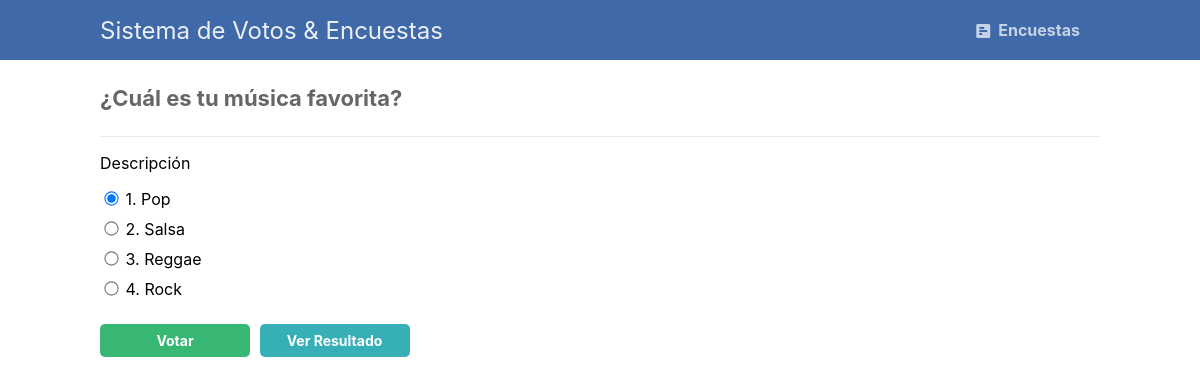
/vote.php?id=2, run on the app's committed database.
### tables this page shows
CREATE TABLE `polls` (
  `id` int(11) NOT NULL,
  `title` text NOT NULL,
  `desc` text NOT NULL
);

CREATE TABLE `poll_answers` (
  `id` int(11) NOT NULL,
  `poll_id` int(11) NOT NULL,
  `title` text NOT NULL,
  `votes` int(11) NOT NULL DEFAULT 0
);

### vote.php (the view, shortened to what this page needs)
<?php
include 'functions.php';
$pdo = pdo_connect_mysql();
if (isset($_GET['id'])) {
    $stmt = $pdo->prepare('SELECT * FROM polls WHERE id = ?');
    $stmt->execute([$_GET['id']]);
    $poll = $stmt->fetch(PDO::FETCH_ASSOC);
    if ($poll) {
        $stmt = $pdo->prepare('SELECT * FROM poll_answers WHERE poll_id = ?');
        $stmt->execute([$_GET['id']]);
        $poll_answers = $stmt->fetchAll(PDO::FETCH_ASSOC);
    } else {
        die ('Poll with that ID does not exist.');
    }
} else {
    die ('No poll ID specified.');
}
?>
<?=template_header('Poll Vote')?>
<div class="content poll-vote">
	<h2><?=$poll['title']?></h2>
	<p><?=$poll['desc']?></p>
    <form action="vote.php?id=<?=$_GET['id']?>" method="post">
        <?php for ($i = 0; $i < count($poll_answers); $i++): ?>
        <label>
            <input type="radio" name="poll_answer" value="<?=$poll_answers[$i]['id']?>"<?=$i == 0 ? ' checked' : ''?>>
            <?=$poll_answers[$i]['title']?>
        </label>
        <?php endfor; ?>
        <div>
            <input type="submit" value="Votar">
            <a href="result.php?id=<?=$poll['id']?>">Ver Resultado</a>
        </div>
    </form>
</div>
<?=template_footer()?>

### style.css (style rules this page uses)
* { box-sizing: border-box; font-family: -apple-system, BlinkMacSystemFont, "segoe ui", roboto, oxygen, ubuntu, cantarell, "fira sans", "droid sans", "helvetica neue", Arial, sans-serif; font-size: 16px; -webkit-font-smoothing: antialiased; -moz-osx-font-smoothing: grayscale; }
body { background-color: #FFFFFF; margin: 0; }
.content { width: 1000px; margin: 0 auto; }
.content h2 { margin: 0; padding: 25px 0; font-size: 22px; border-bottom: 1px solid #ebebeb; color: #666666; }
.poll-vote form { display: flex; flex-flow: column; }
.poll-vote form label { padding-bottom: 10px; }
.poll-vote form input[type="radio"] { transform: scale(1.1); }
.poll-vote form input[type="submit"], .poll-vote form a { display: inline-block; padding: 8px; border-radius: 5px; background-color: #38b673; border: 0; font-weight: bold; font-size: 14px; color: #FFFFFF; cursor: pointer; width: 150px; margin-top: 15px; }
.poll-vote form a { text-align: center; text-decoration: none; background-color: #37afb7; margin-left: 5px; }

### data on the page
polls: title "¿Cuál es tu música favorita?", desc "Descripción"
poll_answers: title "1. Pop"
poll_answers: title "2. Salsa"
poll_answers: title "3. Reggae"
poll_answers: title "4. Rock"
